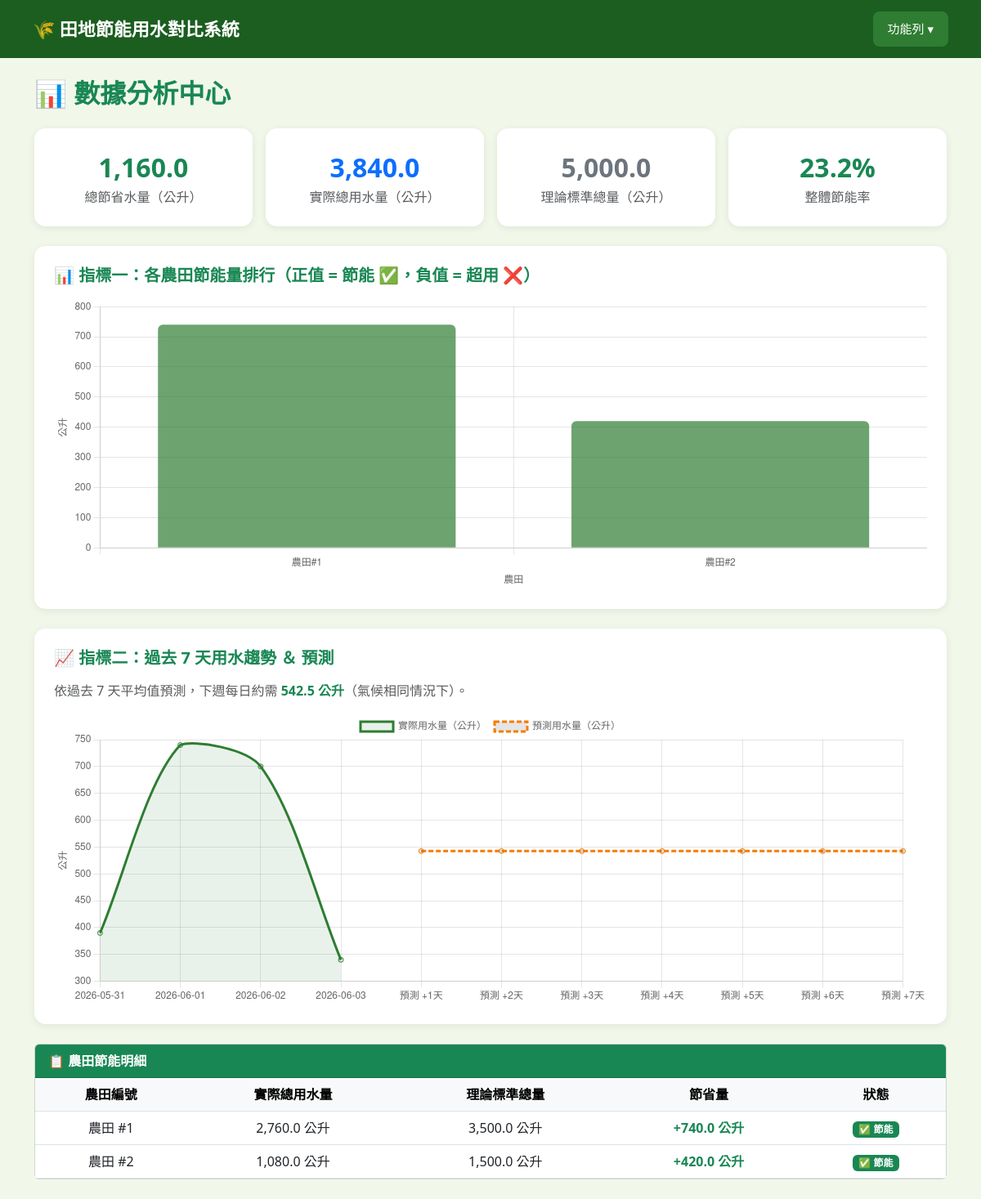
The page /analysis.php (signed in) on the database its author committed.
### tables this page shows
CREATE TABLE farmland (
    farmland_id        INT            AUTO_INCREMENT PRIMARY KEY,
    actual_water_usage DECIMAL(10,2)  NOT NULL DEFAULT 0.00,
    is_energy_saving   TINYINT(1)     NOT NULL DEFAULT 0,
    member_id          INT            NOT NULL,
    FOREIGN KEY (member_id) REFERENCES users(u_no) ON UPDATE CASCADE
);

### analysis.php (the view, shortened to what this page needs)
<?php
include "connect.php";
$u_account   = $_SESSION["u_account"] ?? '';
$loginStatus = !empty($u_account);
$u_no = null;
if ($loginStatus) {
    $s = $conn->prepare("SELECT u_no FROM users WHERE u_account=:a");
    $s->bindParam(":a", $u_account); $s->execute();
    $row = $s->fetch(PDO::FETCH_ASSOC);
    $u_no = $row['u_no'] ?? null;
}
$STANDARD = 500;
$farmStats = [];
if ($u_no) {
    $sql = "SELECT f.farmland_id,
                   SUM(cr.water_data)          AS total_actual,
                   COUNT(cr.record_id) * :std  AS total_expected,
                   COUNT(cr.record_id) * :std2 - SUM(cr.water_data) AS saved
            FROM farmland f
            LEFT JOIN cultivation_record cr ON f.farmland_id = cr.farmland_id
            WHERE f.member_id = :m
            GROUP BY f.farmland_id
            ORDER BY saved DESC";
    $s = $conn->prepare($sql);
    $s->bindParam(":std",  $STANDARD);
    $s->bindParam(":std2", $STANDARD);
    $s->bindParam(":m",    $u_no);
    $s->execute();
    $farmStats = $s->fetchAll(PDO::FETCH_ASSOC);
}
$trend = [];
if ($u_no) {
    $sql = "SELECT cr.record_date, SUM(cr.water_data) AS daily_total
            FROM cultivation_record cr
            JOIN farmland f ON cr.farmland_id = f.farmland_id
            WHERE f.member_id = :m
              AND cr.record_date >= DATE_SUB(CURDATE(), INTERVAL 7 DAY)
            GROUP BY cr.record_date
            ORDER BY cr.record_date";
    $s = $conn->prepare($sql);
    $s->bindParam(":m", $u_no);
    $s->execute();
    $trend = $s->fetchAll(PDO::FETCH_ASSOC);
}
$avgDaily = 0;
if (!empty($trend)) {
    $avgDaily = array_sum(array_column($trend, 'daily_total')) / count($trend);
}
$barLabels  = json_encode(array_map(fn($r) => '農田#'.$r['farmland_id'], $farmStats));
$barSaved   = json_encode(array_map(fn($r) => round(floatval($r['saved']),1), $farmStats));
$barColors  = json_encode(array_map(fn($r) => floatval($r['saved']) >= 0 ? 'rgba(46,125,50,0.7)' : 'rgba(198,40,40,0.7)', $farmStats));
$lineLabels = json_encode(array_column($trend, 'record_date'));
$lineData   = json_encode(array_map(fn($r) => round(floatval($r['daily_total']),1), $trend));
?>
<!doctype html>
<html lang="zh-Hant">
<head>
  <link href="https://cdn.jsdelivr.net/npm/bootstrap@5.3.0-alpha1/dist/css/bootstrap.min.css" rel="stylesheet">
</head>
<body>
<div class="container py-4">
  <h2 class="fw-bold text-success mb-4">📊 數據分析中心</h2>
  <?php if (!$loginStatus): ?>
    <div class="alert alert-warning">請先 <a href="login.php">登入</a> 才能查看分析。</div>
  <?php else: ?>
  <?php
    $totalSaved  = array_sum(array_column($farmStats, 'saved'));
    $totalActual = array_sum(array_column($farmStats, 'total_actual'));
    $totalExp    = array_sum(array_column($farmStats, 'total_expected'));
    $saveRate    = $totalExp > 0 ? round($totalSaved / $totalExp * 100, 1) : 0;
  ?>
  <div class="row g-3 mb-4">
    <div class="col-md-3">
      <div class="stat-card">
        <div class="val <?php echo $totalSaved>=0?'text-success':'text-danger'; ?>">
          <?php echo number_format($totalSaved, 1); ?>
        </div>
        <div class="text-muted">總節省水量（公升）</div>
      </div>
    </div>
    <div class="col-md-3">
      <div class="stat-card">
        <div class="val text-primary"><?php echo number_format($totalActual, 1); ?></div>
        <div class="text-muted">實際總用水量（公升）</div>
      </div>
    </div>
    <div class="col-md-3">
      <div class="stat-card">
        <div class="val text-secondary"><?php echo number_format($totalExp, 1); ?></div>
        <div class="text-muted">理論標準總量（公升）</div>
      </div>
    </div>
    <div class="col-md-3">
      <div class="stat-card">
        <div class="val <?php echo $saveRate>=0?'text-success':'text-danger'; ?>">
          <?php echo $saveRate; ?>%
        </div>
        <div class="text-muted">整體節能率</div>
      </div>
    </div>
  </div>
  <div class="chart-box">
    <h5 class="fw-bold text-success mb-3">📊 指標一：各農田節能量排行（正值 = 節能 ✅，負值 = 超用 ❌）</h5>
    <canvas id="barChart" height="100"></canvas>
  </div>
  <div class="chart-box">
    <h5 class="fw-bold text-success mb-3">📈 指標二：過去 7 天用水趨勢 ＆ 預測</h5>
    <?php if (!empty($trend)): ?>
      <p class="text-muted">依過去 7 天平均值預測，下週每日約需 <strong class="text-success"><?php echo number_format($avgDaily, 1); ?> 公升</strong>（氣候相同情況下）。</p>
    <?php else: ?>
      <p class="text-muted">目前無足夠數據進行趨勢預測。</p>
    <?php endif; ?>
    <canvas id="lineChart" height="100"></canvas>
  </div>
  <div class="card">
    <div class="card-header bg-success text-white fw-bold">📋 農田節能明細</div>
    <div class="card-body p-0">
      <table class="table table-hover mb-0 text-center">
        <thead class="table-light">
          <tr>
            <th>農田編號</th>
            <th>實際總用水量</th>
            <th>理論標準總量</th>
            <th>節省量</th>
            <th>狀態</th>
          </tr>
        </thead>
        <tbody>
        <?php if (empty($farmStats)): ?>
          <tr><td colspan="5" class="text-muted py-3">尚無耕種記錄</td></tr>
        <?php else: foreach ($farmStats as $r):
          $saved = floatval($r['saved']);
        ?>
          <tr>
            <td>農田 #<?php echo $r['farmland_id']; ?></td>
            <td><?php echo number_format(floatval($r['total_actual']),1); ?> 公升</td>
            <td><?php echo number_format(floatval($r['total_expected']),1); ?> 公升</td>
            <td class="<?php echo $saved>=0?'text-success fw-bold':'text-danger fw-bold'; ?>">
              <?php echo ($saved>=0?'+':'').number_format($saved,1); ?> 公升
            </td>
            <td>
              <?php echo $saved>=0
                ? '<span class="badge bg-success">✅ 節能</span>'
                : '<span class="badge bg-danger">❌ 超用</span>'; ?>
            </td>
          </tr>
        <?php endforeach; endif; ?>
        </tbody>
      </table>
    </div>
  </div>
  <?php endif; ?>
</div>
<script>
// 長條圖
new Chart(document.getElementById('barChart'), {
  type: 'bar',
  data: {
    labels: <?php echo $barLabels; ?>,
    datasets: [{
      label: '節省量（公升）',
      data: <?php echo $barSaved; ?>,
      backgroundColor: <?php echo $barColors; ?>,
      borderRadius: 6,
    }]
  },
  options: {
    plugins: { legend: { display: false } },
    scales: {
      y: { title: { display: true, text: '公升' } },
      x: { title: { display: true, text: '農田' } }
    }
  }
});
// 折線圖
const labels = <?php echo $lineLabels; ?>;
const data   = <?php echo $lineData; ?>;
const avg    = <?php echo round($avgDaily, 1); ?>;
// 加入 7 天預測點
const forecastLabels = [...labels];
const forecastData   = [...data];
for (let i = 1; i <= 7; i++) {
  forecastLabels.push('預測 +' + i + '天');
  forecastData.push(avg);
}
new Chart(document.getElementById('lineChart'), {
  type: 'line',
  data: {
    labels: forecastLabels,
    datasets: [
      {
        label: '實際用水量（公升）',
        data: [...data, ...Array(7).fill(null)],
        borderColor: '#2e7d32',
        backgroundColor: 'rgba(46,125,50,0.1)',
        fill: true,
        tension: 0.3,
      },
      {
        label: '預測用水量（公升）',
        data: [...Array(data.length).fill(null), ...Array(7).fill(avg)],
        borderColor: '#f57c00',
        borderDash: [6, 3],
        tension: 0.3,
      }
    ]
  },
  options: {
    scales: { y: { title: { display: true, text: '公升' } } }
  }
});
</script>
</body>
</html>

### analysis.php (style rules this page uses)
body { background:#f1f8e9; }
.stat-card { background:white; border-radius:14px; padding:24px; box-shadow:0 2px 10px rgba(0,0,0,0.08); text-align:center; }
.stat-card .val { font-size:2rem; font-weight:bold; }
.chart-box { background:white; border-radius:14px; padding:24px; box-shadow:0 2px 10px rgba(0,0,0,0.08); margin-bottom:24px; }

### rows shown on the page
farmland: farmland_id "1", total_actual "2,760.0", total_expected "3,500.0", saved "740.0"
farmland: farmland_id "2", total_actual "1,080.0", total_expected "1,500.0", saved "420.0"

### other values the page prints
$totalSaved "1,160.0"
$totalActual "3,840.0"
$totalExp "5,000.0"
$saveRate "23.2"
$avgDaily "542.5"
chart data {{ $barSaved }} [740,420]
chart data {{ $barColors }} ["rgba(46,125,50,0.7)","rgba(46,125,50,0.7)"]
chart data {{ $lineLabels }} ["2026-05-31","2026-06-01","2026-06-02","2026-06-03"]
